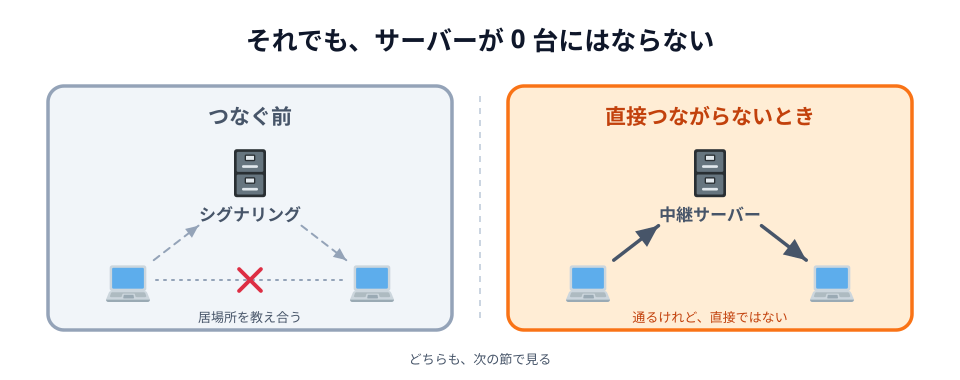

Generate this figure with Python:
# 07-exceptions.svg
# スキーマ: SPLITTING（サーバーが要る 2 つの場面を並べる）
# 直接つながるのは「つながったあと」の話で、両端にサーバーが残ることを見せる

import sys

sys.path.insert(0, "/Users/seekseep/.claude/skills/genfig")
from genfig import Canvas, PALETTE

c = Canvas(960, 380)

c.text(480, 50, "それでも、サーバーが 0 台にはならない", scale="xl")

# --- つなぐ前 -----------------------------------------------------------
c.sticky(48, 86, 404, 244, color="gray")
c.text(250, 124, "つなぐ前", scale="lg", fill=PALETTE["gray"]["text"])

sv1 = c.node(250, 186, "シグナリング", emoji_cp="1f5c4", w=64, h=56,
             label_scale="label")
a1 = c.node(128, 280, "", emoji_cp="1f4bb", w=60, h=52)
b1 = c.node(372, 280, "", emoji_cp="1f4bb", w=60, h=52)

c.link(a1, sv1, dash="dashed", primary=False)
c.link(sv1, b1, dash="dashed", primary=False)
c.link(a1, b1, dash="dotted", primary=False, head=False)
c.emoji("274c", 236, 266, 28)

c.text(250, 322, "居場所を教え合う", scale="sm")

c.raw('<line x1="480" y1="96" x2="480" y2="320" '
      'stroke="#cbd5e1" stroke-width="2" stroke-dasharray="6 6"/>')

# --- 直接つながらないとき -----------------------------------------------
c.sticky(508, 86, 404, 244, color="orange")
c.text(710, 124, "直接つながらないとき", scale="lg", fill=PALETTE["orange"]["text"])

sv2 = c.node(710, 186, "中継サーバー", emoji_cp="1f5c4", w=64, h=56,
             label_scale="label")
a2 = c.node(588, 280, "", emoji_cp="1f4bb", w=60, h=52)
b2 = c.node(832, 280, "", emoji_cp="1f4bb", w=60, h=52)

c.link(a2, sv2)
c.link(sv2, b2)

c.text(710, 322, "通るけれど、直接ではない", scale="sm",
       fill=PALETTE["orange"]["text"])

c.text(480, 364, "どちらも、次の節で見る", scale="sm")

c.save("07-exceptions.svg")
